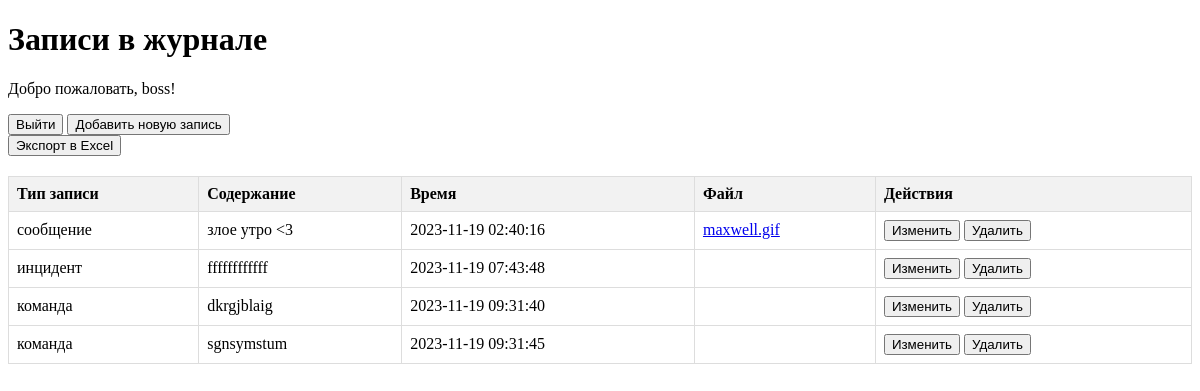
Screenshot of / (signed in) with the database file from the repository.
### app.py (models this page shows)
class User(UserMixin, db.Model):
    id = db.Column(db.Integer, primary_key=True)
    username = db.Column(db.String(50), unique=True, nullable=False)
    password_hash = db.Column(db.String(100), nullable=False)

class LogEntry(db.Model):
    id = db.Column(db.Integer, primary_key=True)
    type = db.Column(db.String(20), nullable=False)
    content = db.Column(db.Text, nullable=False)
    timestamp = db.Column(db.DateTime, default=lambda: datetime.utcnow() + timedelta(hours=5))
    user_id = db.Column(db.Integer, db.ForeignKey('user.id'), nullable=False)
    user = db.relationship('User', backref=db.backref('log_entries', lazy=True))
    file = db.Column(db.String(255))  # Adjust the length as needed

### app.py (the view)
@app.route('/')
@login_required
def index():
    log_entries = LogEntry.query.order_by(LogEntry.timestamp.asc()).all()
    return render_template('index.html', log_entries=log_entries)

### app.py (called while the page is built)
@login_manager.user_loader
def load_user(user_id):
    return User.query.get(int(user_id))

### templates/index.html (shortened to what this page needs)
<!DOCTYPE html>
<html lang="en">
<head>
</head>
<body>
    <h1>Записи в журнале</h1>
    <p>Добро пожаловать, {{ current_user.username }}!</p>
    <button type="button" onclick="location.href='{{ url_for('logout') }}'">Выйти</button>
    <button type="button" onclick="location.href='{{ url_for('create') }}'">Добавить новую запись</button>
    <form method="get" action="{{ url_for('export_excel') }}">
        <button type="submit">Экспорт в Excel</button>
    </form>
    <table>
        <thead>
            <tr>
                <th>Тип записи</th>
                <th>Содержание</th>
                <th>Время</th>
                <th>Файл</th>
                <th>Действия</th>
            </tr>
        </thead>
        <tbody>
            {% for log_entry in log_entries %}
                <tr>
                    <td>{{ log_entry.type }}</td>
                    <td>{{ log_entry.content }}</td>
                    <td>{{ log_entry.timestamp.strftime('%Y-%m-%d %H:%M:%S') }}</td>
                    <td>
                        {% if log_entry.file %}
                            <a href="{{ url_for('uploaded_file', filename=log_entry.file) }}" target="_blank">{{ log_entry.file }}</a>
                        {% endif %}
                    </td>
                    <td>
                        <button type="button" onclick="location.href='{{ url_for('edit', id=log_entry.id) }}'">Изменить</button>
                        <button type="button" onclick="location.href='{{ url_for('delete', id=log_entry.id) }}'">Удалить</button>
                    </td>
                </tr>
            {% endfor %}
        </tbody>
    </table>
</body>
</html>

### templates/index.html (style rules this page uses)
table { width: 100%; border-collapse: collapse; margin-top: 20px; }
th, td { border: 1px solid #dddddd; text-align: left; padding: 8px; }
th { background-color: #f2f2f2; }

### rows the page displays
User: username "boss"
LogEntry: type "сообщение", content "злое утро <3", timestamp "2023-11-19 02:40:16", file "maxwell.gif"
LogEntry: type "инцидент", content "ffffffffffff", timestamp "2023-11-19 07:43:48"
LogEntry: type "команда", content "dkrgjblaig", timestamp "2023-11-19 09:31:40"
LogEntry: type "команда", content "sgnsymstum", timestamp "2023-11-19 09:31:45"
